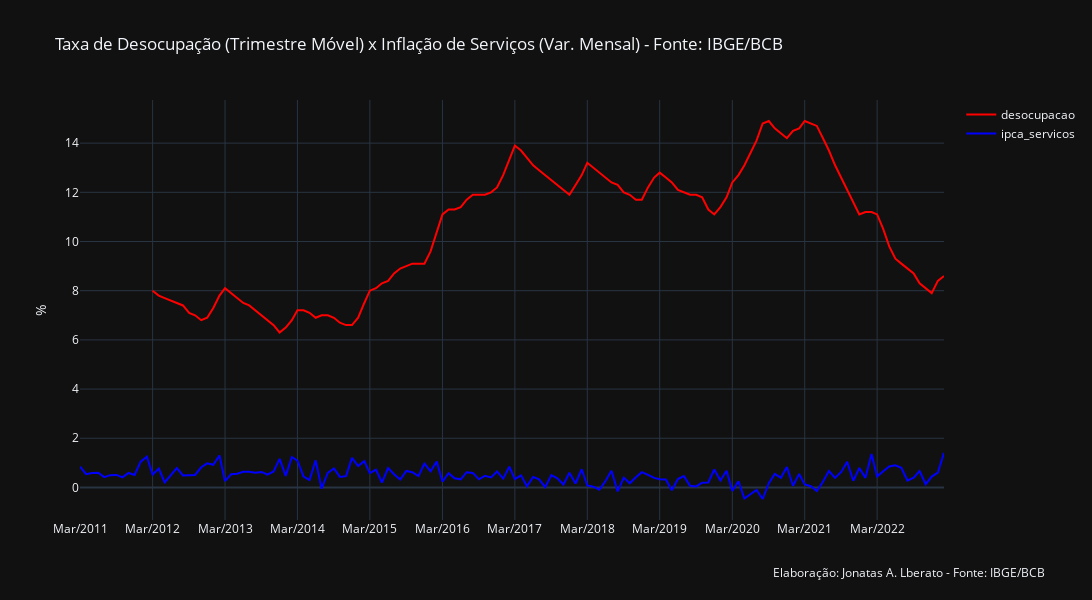

The notebook cell this image was saved under:
### Code cell
import plotly.express as px

# Configuração do gráfico com Plotly Express
fig = px.line(dados_long, x='Date', y='value', color='variable',
              line_shape='linear',
              labels={'value': '%', 'variable': '', 'Date': ''},
              title="Taxa de Desocupação (Trimestre Móvel) x Inflação de Serviços (Var. Mensal) - Fonte: IBGE/BCB",
              color_discrete_map={'desocupacao': 'red', 'ipca_servicos': 'blue'})

# Configurações adicionais
fig.update_layout(
    xaxis=dict(tickmode='linear', tick0='2012-03-01', dtick='M12', tickformat='%b/%Y'),
    yaxis=dict(title='%'),
    legend=dict(title=''),
    width=1400, height=600,
    template='plotly_dark'
)

# Adicionando a legenda como anotação
fig.add_annotation(
    go.layout.Annotation(
        text='Elaboração: Jonatas A. Lberato - Fonte: IBGE/BCB',
        align='left',
        showarrow=False,
        xref='paper',
        yref='paper',
        x=0.8, 
        y=-0.15,
        xanchor='left',
        yanchor='bottom'
    )
)

# Exibindo o gráfico
fig.show()

### Figure 1 — Plotly figure (JSON) as saved in the notebook; plotly's stock layout.template omitted (floating-point values rounded to 4 significant figures; data arrays with more than 128 entries replaced by an {"elided": "..."} marker saying what was removed)
{"data": [{"hovertemplate": "=%{x}<br>%=%{y}<extra></extra>", "legendgroup": "desocupacao", "line": {"color": "red", "dash": "solid", "shape": "linear"}, "marker": {"symbol": "circle"}, "mode": "lines", "name": "desocupacao", "orientation": "v", "showlegend": true, "type": "scatter", "x": {"elided": "144 str values"}, "xaxis": "x", "y": {"elided": "144 float values"}, "yaxis": "y"}, {"hovertemplate": "=%{x}<br>%=%{y}<extra></extra>", "legendgroup": "ipca_servicos", "line": {"color": "blue", "dash": "solid", "shape": "linear"}, "marker": {"symbol": "circle"}, "mode": "lines", "name": "ipca_servicos", "orientation": "v", "showlegend": true, "type": "scatter", "x": {"elided": "144 str values"}, "xaxis": "x", "y": {"elided": "144 float values"}, "yaxis": "y"}], "layout": {"annotations": [{"align": "left", "showarrow": false, "text": "Elaboração: Jonatas A. Lberato - Fonte: IBGE/BCB", "x": 0.8, "xanchor": "left", "xref": "paper", "y": -0.15, "yanchor": "bottom", "yref": "paper"}], "height": 600, "legend": {"title": {"text": ""}, "tracegroupgap": 0}, "title": {"text": "Taxa de Desocupação (Trimestre Móvel) x Inflação de Serviços (Var. Mensal) - Fonte: IBGE/BCB"}, "width": 1400, "xaxis": {"anchor": "y", "domain": [0, 1], "dtick": "M12", "tick0": "2012-03-01", "tickformat": "%b/%Y", "tickmode": "linear", "title": {"text": ""}}, "yaxis": {"anchor": "x", "domain": [0, 1], "title": {"text": "%"}}}}
